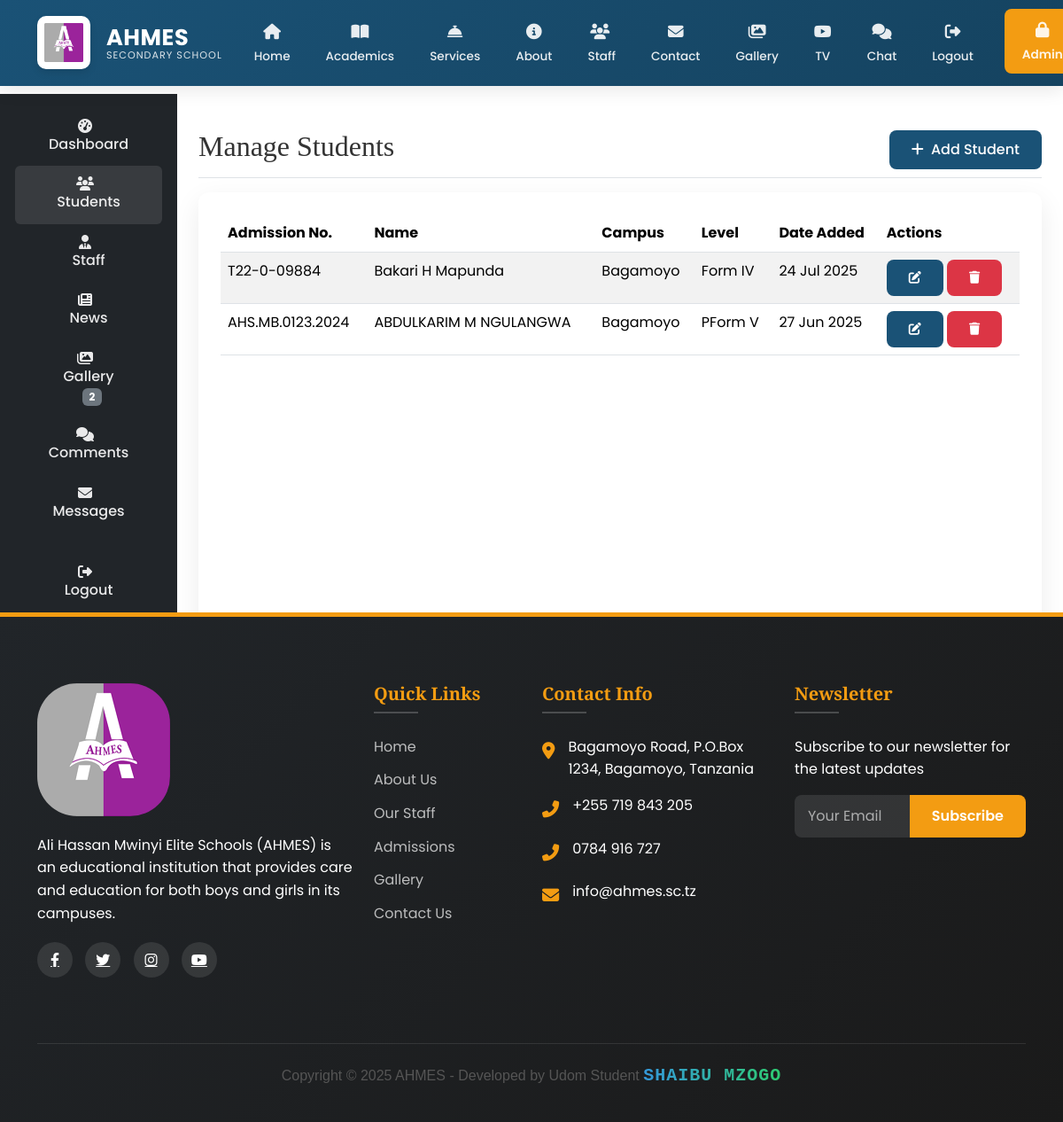
The app's page /ad/students/ (signed in), older data.
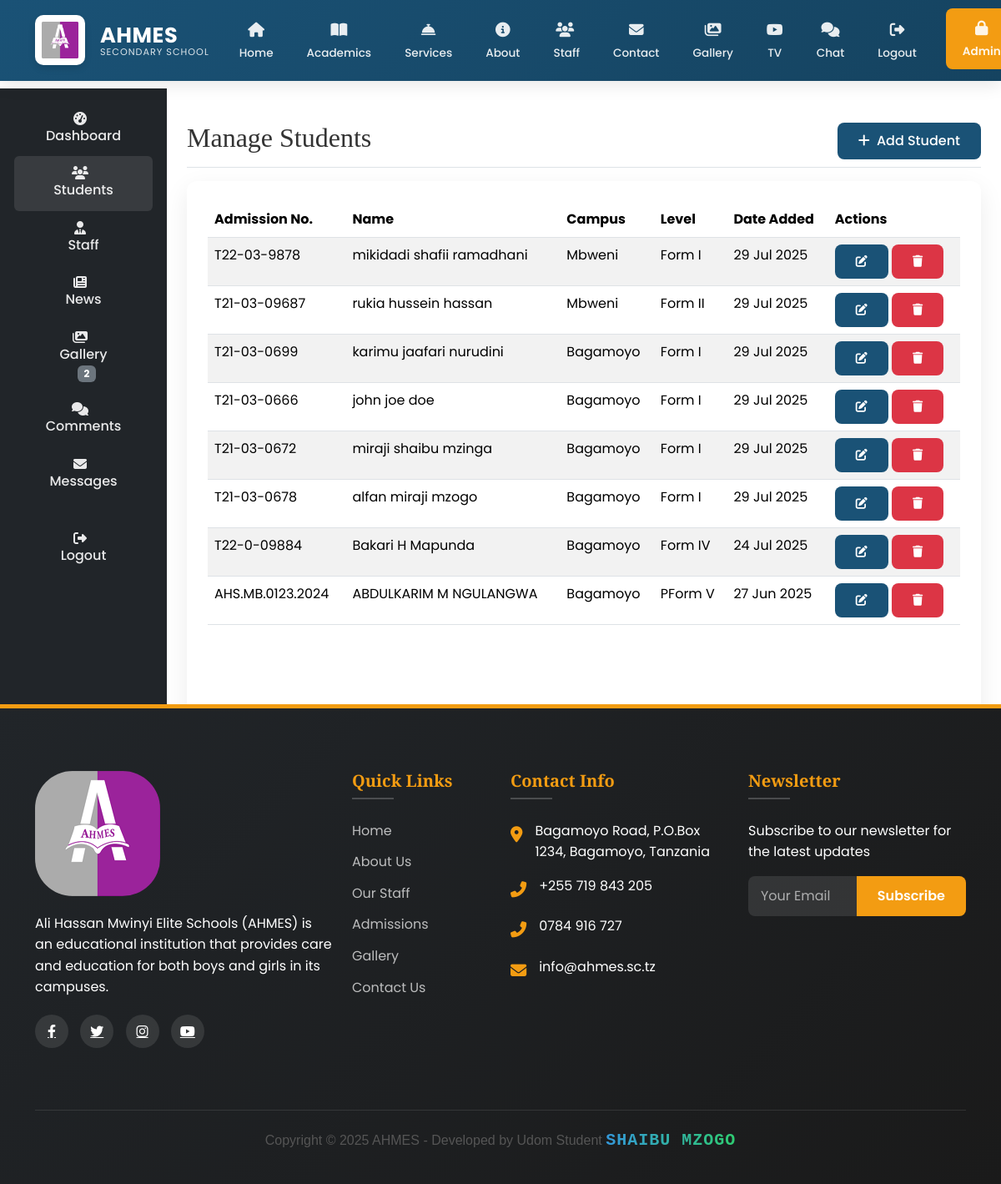
The same page, newer data.
### main/models.py (models this page shows, shortened)
class Student(models.Model):
    GENDER_CHOICES = [
        ('M', 'Male'),
        ('F', 'Female'),
    ]
    user = models.OneToOneField(
        User,
        on_delete=models.CASCADE,
        related_name='student_profile',
        null=True,
        blank=True
    )
    first_name = models.CharField(max_length=100)
    middle_name = models.CharField(max_length=100, blank=True)
    last_name = models.CharField(max_length=100)
    gender = models.CharField(max_length=1, choices=GENDER_CHOICES)
    date_of_birth = models.DateField()
    admission_number = models.CharField(max_length=20, unique=True)
    campus = models.ForeignKey(
        Campus,
        on_delete=models.CASCADE,
        related_name='students'
    )
    level = models.ForeignKey(
        Level,
        on_delete=models.CASCADE,
        related_name='students'
    )
    admission_date = models.DateField()
    parent = models.ForeignKey(
        Parent,
        on_delete=models.CASCADE,
        related_name='students',
        null=True,
        blank=True
    )
    profile_picture = CloudinaryField(
        'students/profile_pictures',
        folder="school/students/profile_pictures",
        transformation={'quality': 'auto:good', 'width': 300, 'height': 300, 'crop': 'fill'},
        blank=True,
        null=True
    )
    created_at = models.DateTimeField(auto_now_add=True)
    updated_at = models.DateTimeField(auto_now=True)
    class Meta:
        ordering = ['-created_at']
        verbose_name = 'Student'
        verbose_name_plural = 'Students'

class Campus(models.Model):
    name = models.CharField(max_length=100)
    location = models.CharField(max_length=200)
    description = models.TextField()
    image = CloudinaryField('campuses', folder="school/campuses",
                          transformation={'quality': 'auto:good'})

class Level(models.Model):
    name = models.CharField(max_length=100)
    description = models.TextField()

### main/views.py (the view)
# urls.py: path('ad/students/', views.manage_students, name='manage_students'),
@login_required
@user_passes_test(is_admin)
def manage_students(request):
    students = Student.objects.all().order_by('-created_at')
    return render(request, 'main/manage_students.html', {'students': students})

### main/templates/main/manage_students.html (shortened to what this page needs)
{% extends 'main/base.html' %}
{% load static %}
{% block content %}
<div class="container-fluid">
  <div class="row">
    {% include 'main/sidebar.html' %}
    <main class="col-md-9 ms-sm-auto col-lg-10 px-md-4 py-4">
      <div class="d-flex justify-content-between flex-wrap flex-md-nowrap align-items-center pt-3 pb-2 mb-3 border-bottom">
        <h1 class="h2">Manage Students</h1>
        <div class="btn-toolbar mb-2 mb-md-0">
          <a href="{% url 'add_student' %}" class="btn btn-primary">
            <i class="fas fa-plus me-1"></i> Add Student
          </a>
        </div>
      </div>
      <div class="card">
        <div class="card-body">
          <div class="table-responsive">
            <table class="table table-striped table-hover">
              <thead>
                <tr>
                  <th>Admission No.</th>
                  <th>Name</th>
                  <th>Campus</th>
                  <th>Level</th>
                  <th>Date Added</th>
                  <th>Actions</th>
                </tr>
              </thead>
              <tbody>
                {% for student in students %}
                <tr>
                  <td>{{ student.admission_number }}</td>
                  <td>{{ student.first_name }} {{ student.middle_name }} {{student.last_name}}</td>
                  <td>{{ student.campus.name }}</td>
                  <td>{{ student.level.name }}</td>
                  <td>{{ student.created_at|date:"d M Y" }}</td>
                  <td>
                    <a href="{% url 'edit_student' student.pk %}" class="btn btn-sm btn-primary">
                      <i class="fas fa-edit"></i>
                    </a>
                    <a href="{% url 'delete_student' student.pk %}" class="btn btn-sm btn-danger">
                      <i class="fas fa-trash"></i>
                    </a>
                  </td>
                </tr>
                {% empty %}
                <tr>
                  <td colspan="6" class="text-center">No students found</td>
                </tr>
                {% endfor %}
              </tbody>
            </table>
          </div>
        </div>
      </div>
    </main>
  </div>
</div>
{% endblock %}

### main/templates/main/base.html (shortened to what this page needs)
<!DOCTYPE html>
<html lang="en">
  <head>
    {% load static %}
    <link
      href="https://cdn.jsdelivr.net/npm/bootstrap@5.3.2/dist/css/bootstrap.min.css"
      rel="stylesheet"
    />
    <link
      rel="stylesheet"
      href="https://cdnjs.cloudflare.com/ajax/libs/font-awesome/6.4.0/css/all.min.css"
    />
    <link
      href="https://cdn.jsdelivr.net/npm/aos@2.3.4/dist/aos.css"
      rel="stylesheet"
    />
  </head>
  <body>
    <br>
    <nav class="navbar navbar-expand-lg navbar-dark fixed-top">
      <div class="container">
        <a
          class="navbar-brand d-flex align-items-center"
          href="{% url 'home' %}"
        >
          <div class="logo-container me-2">
            <img
              src="{% static 'images/Ahmes.PNG' %}"
              alt="AHMES Logo"
              class="logo-img"
            />
          </div>
          <div class="brand-text">
            <span class="brand-name">AHMES</span>
            <span class="brand-subtitle">SECONDARY SCHOOL</span>
          </div>
        </a>
        <div class="collapse navbar-collapse" id="navbarNav">
          <ul class="navbar-nav ms-auto">
            <li class="nav-item">
              <a
                class="nav-link {% if request.path == '/' %}active{% endif %}"
                href="{% url 'home' %}"
              >
                <span class="nav-icon"><i class="fas fa-home"></i></span>
                <span class="nav-text">Home</span>
              </a>
            </li>
            <li class="nav-item">
              <a
                class="nav-link {% if 'services' in request.path %}active{% endif %}"
                href="{% url 'academics_service' %}"
              >
                <span class="nav-icon"><i class="fas fa-book-open"></i></span>
                <span class="nav-text">Academics</span>
              </a>
            </li>
            <li class="nav-item">
              <a
                class="nav-link {% if 'services' in request.path %}active{% endif %}"
                href="{% url 'services' %}"
              >
                <span class="nav-icon"><i class="fas fa-concierge-bell"></i></span>
                <span class="nav-text">Services</span>
              </a>
            </li>
            <li class="nav-item">
              <a
                class="nav-link {% if 'about' in request.path %}active{% endif %}"
                href="{% url 'about' %}"
              >
                <span class="nav-icon"><i class="fas fa-info-circle"></i></span>
                <span class="nav-text">About</span>
              </a>
            </li>
            <li class="nav-item">
              <a
                class="nav-link {% if 'staff' in request.path %}active{% endif %}"
                href="{% url 'staff' %}"
              >
                <span class="nav-icon"><i class="fas fa-users me-1"></i></span>
                <span class="nav-text">Staff</span>
              </a>
            </li>
            <li class="nav-item">
              <a
                class="nav-link {% if 'contact' in request.path %}active{% endif %}"
                href="{% url 'contact' %}"
              >
                <span class="nav-icon"><i class="fas fa-envelope"></i></span>
                <span class="nav-text">Contact</span>
              </a>
            </li>
            <li class="nav-item">
              <a
                class="nav-link {% if 'gallery' in request.path %}active{% endif %}"
                href="{% url 'gallery' %}"
              >
                <span class="nav-icon"><i class="fas fa-images"></i></span>
                <span class="nav-text">Gallery</span>
              </a>
            </li>
            <li class="nav-item">
              <a
                class="nav-link {% if 'ahmes-tv' in request.path %}active{% endif %}"
                href="{% url 'ahmes_tv' %}"
              >
                <span class="nav-icon"><i class="fab fa-youtube"></i></span>
                <span class="nav-text">TV</span>
              </a>
            </li>
            {% if user.is_authenticated %}
            <li class="nav-item">
              <a
                class="nav-link {% if 'chat' in request.path %}active{% endif %}"
                href="{% url 'inbox' %}"
              >
                <span class="nav-icon"><i class="fas fa-comments"></i></span>
                <span class="nav-text">Chat</span>
              </a>
            </li>
            {% endif %}
            <li class="nav-item">
              {% if request.user.is_authenticated %}
              <a
                class="nav-link"
                href="{% url 'logout' %}"
                onclick="event.preventDefault(); document.getElementById('logout-form').submit();"
              >
                <span class="nav-icon"><i class="fas fa-sign-out-alt"></i></span>
                <span class="nav-text">Logout</span>
              </a>
              {% endif %}
            </li>
            <li class="nav-item">
              <a
                class="nav-link cta-button"
                href="{% url 'admin_login' %}"
              >
                <span class="nav-icon"><i class="fas fa-lock"></i></span>
                <span class="nav-text">Admin</span>
              </a>
            </li>
          </ul>
        </div>
      </div>
    </nav>
    {% block content %}{% endblock %}
    <footer>
      <div class="container">
        <div class="row">
          <div class="col-lg-4 mb-4" data-aos="fade-up">
            <img
              src="{% static 'images/Ahmes.PNG' %}"
              alt="AHMES Logo"
              class="footer-logo"
              style="border-radius: 30%"
            />
            <div class="footer-about">
              <p>
                Ali Hassan Mwinyi Elite Schools (AHMES) is an educational
                institution that provides care and education for both boys and
                girls in its campuses.
              </p>
            </div>
            <div class="social-icons">
              <a href="#"><i class="fab fa-facebook-f"></i></a>
              <a href="#"><i class="fab fa-twitter"></i></a>
              <a href="#"><i class="fab fa-instagram"></i></a>
              <a href="#"><i class="fab fa-youtube"></i></a>
            </div>
          </div>
          <div
            class="col-lg-2 col-md-6 mb-4"
            data-aos="fade-up"
            data-aos-delay="100"
          >
            <div class="footer-links">
              <h5>Quick Links</h5>
              <ul>
                <li><a href="{% url 'home' %}">Home</a></li>
                <li><a href="{% url 'about' %}">About Us</a></li>
                <li><a href="{% url 'staff' %}">Our Staff</a></li>
                <li><a href="{% url 'under_development' %}">Admissions</a></li>
                <li><a href="{% url 'gallery' %}">Gallery</a></li>
                <li><a href="{% url 'contact' %}">Contact Us</a></li>
              </ul>
            </div>
          </div>
          <div
            class="col-lg-3 col-md-6 mb-4"
            data-aos="fade-up"
            data-aos-delay="200"
          >
            <div class="footer-links">
              <h5>Contact Info</h5>
              <div class="contact-info">
                <div class="contact-item">
                  <div class="contact-icon">
                    <i class="fas fa-map-marker-alt"></i>
                  </div>
                  <div>Bagamoyo Road, P.O.Box 1234, Bagamoyo, Tanzania</div>
                </div>
                <div class="contact-item">
                  <div class="contact-icon">
                    <i class="fas fa-phone-alt"></i>
                  </div>
                  <div>+255 719 843 205</div>
                </div>
                <div class="contact-item">
                  <div class="contact-icon">
                    <i class="fas fa-phone-alt"></i>
                  </div>
                  <div>0784 916 727</div>
                </div>
                <div class="contact-item">
                  <div class="contact-icon">
                    <i class="fas fa-envelope"></i>
                  </div>
                  <div>info@ahmes.sc.tz</div>
                </div>
              </div>
            </div>
          </div>
          <div
            class="col-lg-3 col-md-6 mb-4"
            data-aos="fade-up"
            data-aos-delay="300"
          >
            <div class="footer-links">
              <h5>Newsletter</h5>
              <p>Subscribe to our newsletter for the latest updates</p>
              <form id="newsletterForm" class="newsletter-form">
                <div class="input-group mb-3">
                  <input
                    type="email"
                    class="form-control"
                    placeholder="Your Email"
                    required
                  />
                  <button class="btn" type="submit">Subscribe</button>
                </div>
              </form>
            </div>
          </div>
        </div>
        <div class="copyright">
          <p style="font-family: Arial, sans-serif; font-size: 16px; color: #555; text-align: center;">
            Copyright © 2025 AHMES - Developed by Udom Student
            <span style="font-family: 'Courier New', monospace; font-size: 20px; color: #3498db; letter-spacing: 1px; font-weight: bold; text-transform: uppercase; background: linear-gradient(90deg, #3498db, #2ecc71); -webkit-background-clip: text; -webkit-text-fill-color: transparent;">
              Shaibu Mzogo
            </span>
          </p>
        </div>
      </div>
    </footer>
  </body>
</html>

### main/templates/main/sidebar.html (shortened to what this page needs)
{% load static %}
<div class="col-md-3 col-lg-2 d-none d-md-block bg-dark sidebar">
  <div class="position-sticky pt-3">
    <ul class="nav flex-column">
      <li class="nav-item">
        <a class="nav-link text-white {% if request.resolver_match.url_name == 'admin_dashboard' %}active{% endif %}" href="{% url 'admin_dashboard' %}">
          <i class="fas fa-tachometer-alt me-2"></i> Dashboard
        </a>
      </li>
      <li class="nav-item">
        <a class="nav-link text-white {% if 'students' in request.resolver_match.url_name %}active{% endif %}" href="{% url 'manage_students' %}">
          <i class="fas fa-users me-2"></i> Students
        </a>
      </li>
      <li class="nav-item">
        <a class="nav-link text-white {% if 'staff' in request.resolver_match.url_name %}active{% endif %}" href="{% url 'manage_staff' %}">
          <i class="fas fa-user-tie me-2"></i> Staff
        </a>
      </li>
      <li class="nav-item">
        <a class="nav-link text-white {% if 'news' in request.resolver_match.url_name %}active{% endif %}" href="{% url 'manage_news' %}">
          <i class="fas fa-newspaper me-2"></i> News
        </a>
      </li>
      <li class="nav-item">
        <a class="nav-link text-white {% if 'gallery' in request.resolver_match.url_name %}active{% endif %}" href="{% url 'manage_gallery' %}">
          <i class="fas fa-images me-2"></i> Gallery
          {% if gallery_count > 0 %}
          <span class="badge bg-secondary ms-2">{{ gallery_count }}</span>
          {% endif %}
        </a>
      </li>
      <li class="nav-item">
        <a class="nav-link text-white {% if 'comments' in request.resolver_match.url_name %}active{% endif %}" href="{% url 'manage_comments' %}">
          <i class="fas fa-comments me-2"></i> Comments
        </a>
      </li>
      <li class="nav-item">
        <a class="nav-link text-white {% if request.resolver_match.url_name == 'inbox' %}active{% endif %}" href="{% url 'inbox' %}">
          <i class="fas fa-envelope me-2"></i> Messages
        </a>
      </li>
    </ul>
    <div class="mt-4">
      <ul class="nav flex-column">
        <li class="nav-item">
          <a class="nav-link text-white" href="{% url 'logout' %}">
            <i class="fas fa-sign-out-alt me-2"></i> Logout
          </a>
        </li>
      </ul>
    </div>
  </div>
</div>

Row changes from the older to the newer data that the page shows:
added Student: admission_number "T22-03-9878", first_name "mikidadi", middle_name "shafii", last_name "ramadhani", campus.name "Mbweni", level.name "Form I", created_at "29 Jul 2025"
added Student: admission_number "T21-03-09687", first_name "rukia", middle_name "hussein", last_name "hassan", campus.name "Mbweni", level.name "Form II", created_at "29 Jul 2025"
added Student: admission_number "T21-03-0699", first_name "karimu", middle_name "jaafari", last_name "nurudini", campus.name "Bagamoyo", level.name "Form I", created_at "29 Jul 2025"
added Student: admission_number "T21-03-0666", first_name "john", middle_name "joe", last_name "doe", campus.name "Bagamoyo", level.name "Form I", created_at "29 Jul 2025"
added Student: admission_number "T21-03-0672", first_name "miraji", middle_name "shaibu", last_name "mzinga", campus.name "Bagamoyo", level.name "Form I", created_at "29 Jul 2025"
added Student: admission_number "T21-03-0678", first_name "alfan", middle_name "miraji", last_name "mzogo", campus.name "Bagamoyo", level.name "Form I", created_at "29 Jul 2025"
